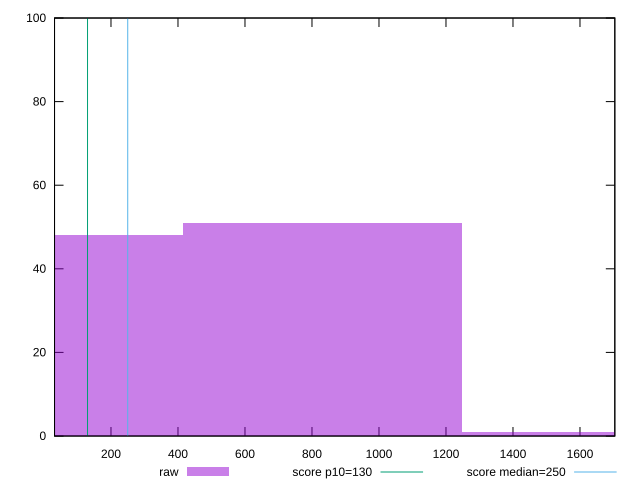

Write the gnuplot code that produced this figure.
reset

$raw <<EOF
831.9493020889577 51
0 48
1663.8986041779153 1
EOF

set key outside below
set boxwidth 831.9493020889577
set xrange [31.5:1704.0000000000018]
set yrange [0:100]
set trange [0:100]
set style fill transparent solid 0.5 noborder

set parametric
set terminal svg size 640, 490 enhanced background rgb 'white'
set output "reports/report_00028_2021-02-24T12-49-42.674Z/max-potential-fid/samples/agenda/raw/histogram.svg"

plot $raw title "raw" with boxes, \
     130,t title "score p10=130", \
     250,t title "score median=250"

reset
